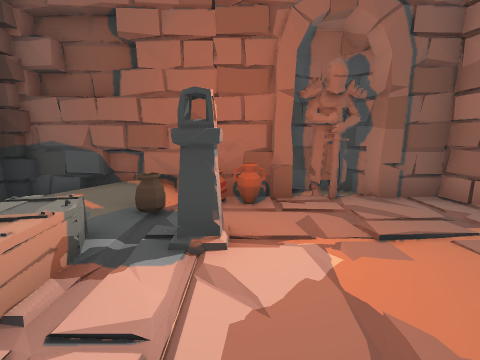
[1] (above)

20 first-person views from a walk through a 3-D level made in the Unity game engine. The camera is 1.3 m above the floor, tilts 10° down and sees 90° across. Doors are open. The floor is counted in squares, 1 m on a side. Each view is taken from the middle of a square. On the plan, view 1 faces up. The plan holds only what a view shows up to about 12 squares ahead; the rest is blank. The place goes on beyond the plan. The player character is not drawn.

[2]
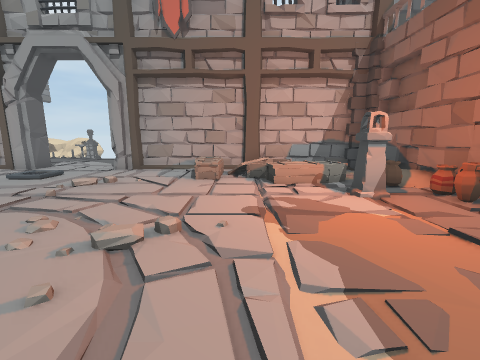

[3]
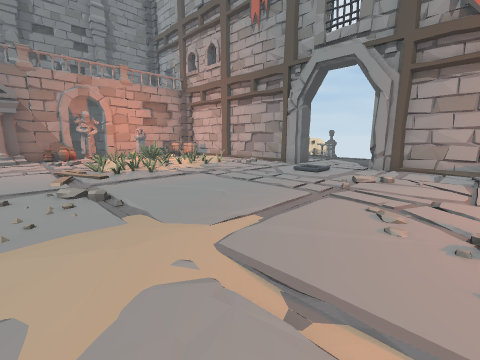

[4]
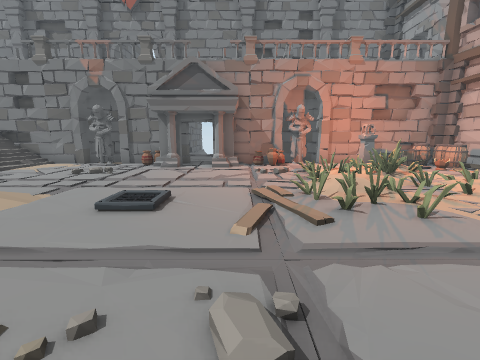

[5]
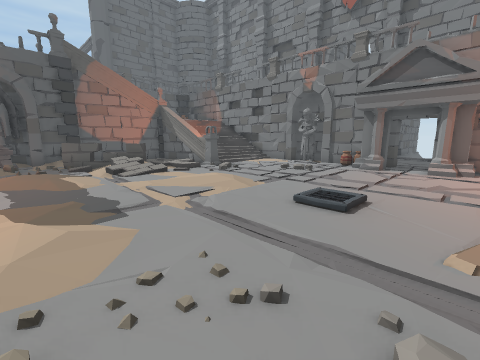

[6]
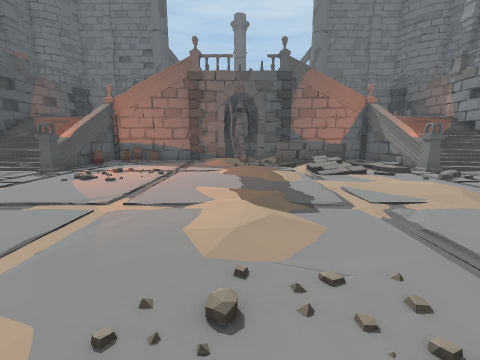

[7]
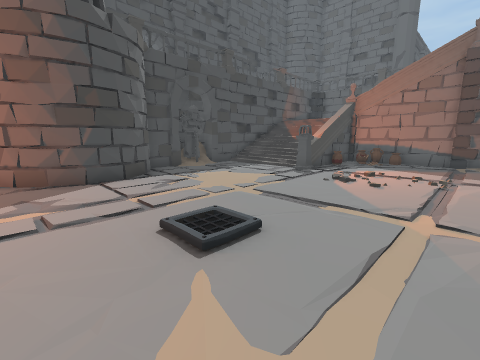

[8]
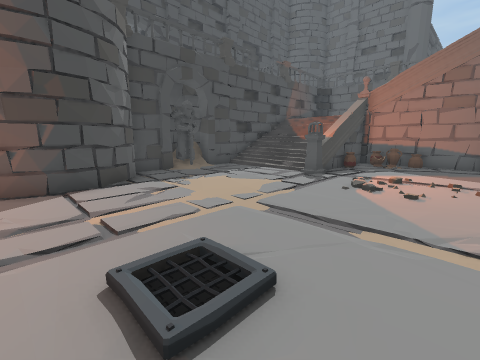

[9]
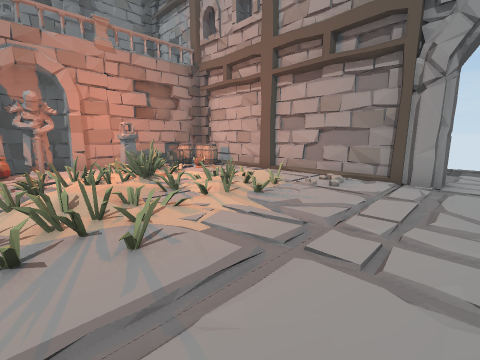

[10]
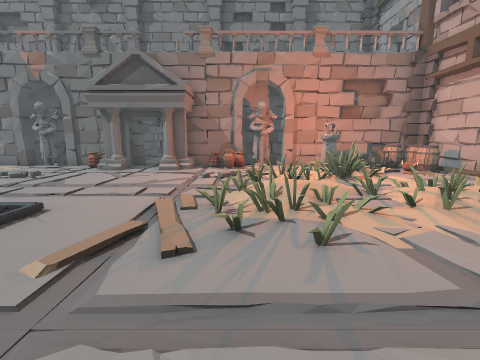

[11]
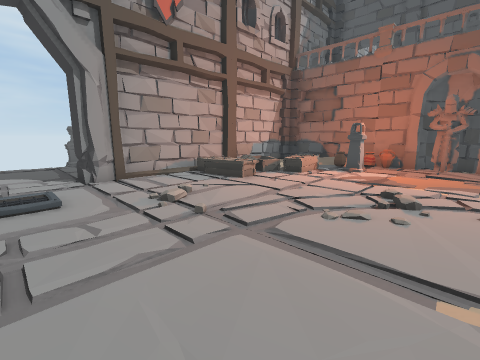

[12]
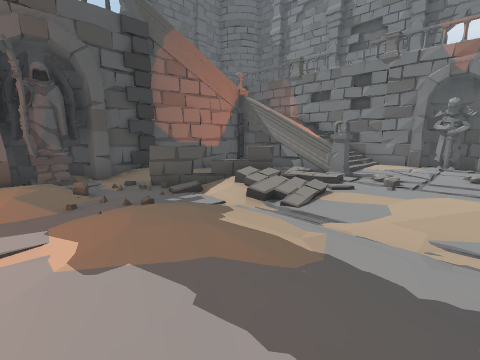

[13]
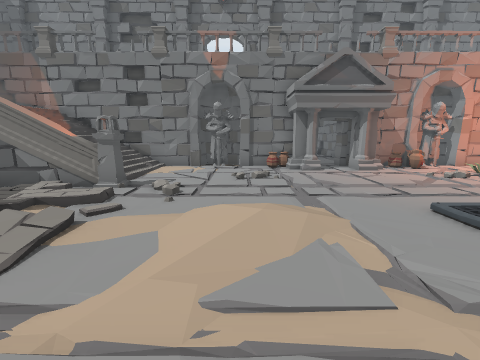

[14]
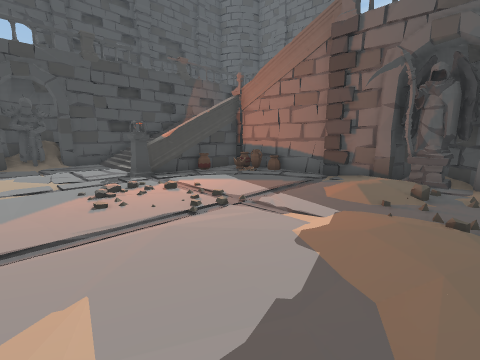

[15]
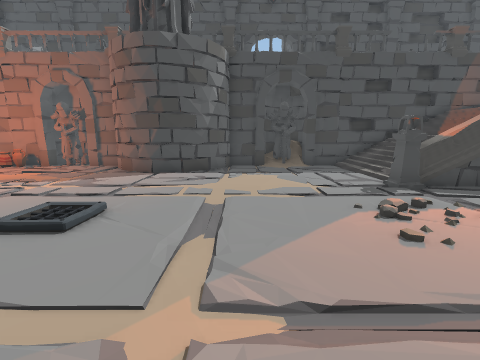

[16]
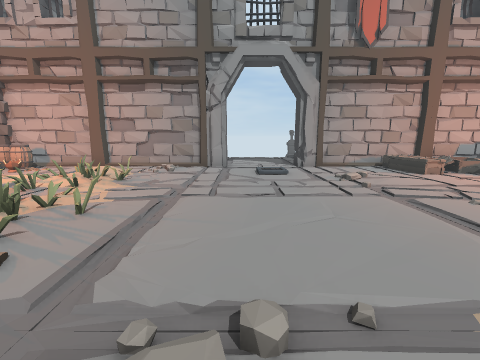

[17]
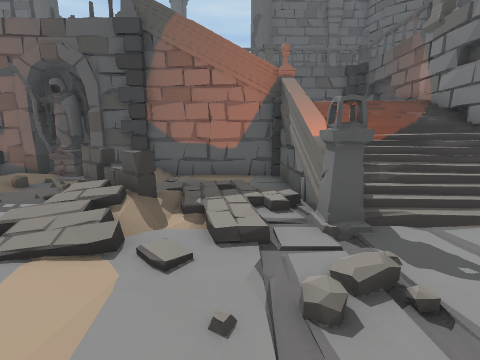

[18]
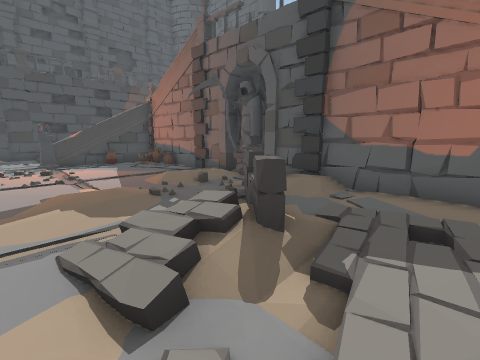

[19]
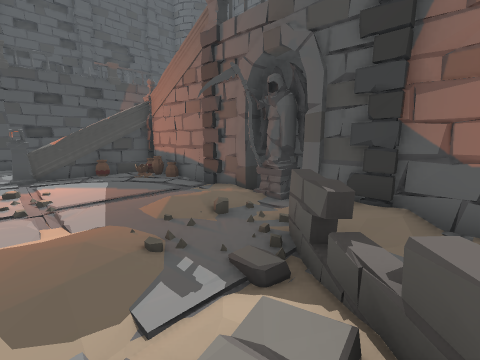

[20]
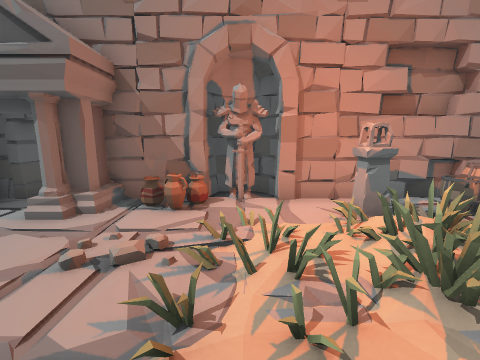

### Floor plan
Key: @ floor where view 1 was taken; # wall or solid block; . main floor; : floor 0.25 m higher than the main floor; + floor 0.75 m higher than the main floor; / step, stairs or slope; D open door; = window, fence, low wall or low ledge; A vase; S statue; P pillar; C coffin; B barrel; O other object.
Columns run from 7 left of view 1 to 21 right of it. Each row starts with its distance up from view 1.
  7          #
  6   #########       ###
  5   #/##AA#S###   ###S#####
  4   #/.A......#####.....==#
  3   #  /PP.....###......:+#
  2   # /O................:+#
  1   # /C................P####
  0   #:/..@.............PP#A#O
 -1   # C...///...............A
 -2  ##/....//................A
 -3  #/.././/.................#
 -4  ##../../.................#
 -5 DD#....................../#
 -6 DD......................//###
 -7 .. ..........//......//.//SS#
 -8 DD...................:///.###
 -9 DD#..................../O.##
-10   #.................// OO/:#
-11   #:...//............/O /..#
-12  ##././///O....../:...   ..#
-13  #/.//O////..........// /..#
-14  ##   ./:/O........//P//..##
-15   #....OO............PP####
-16   #...//..O...........==##
-17   #B.O//./............:+#
-18   #BBOP...AA.O.OO.....:+#
-19   #B#####SAA##D#OA#S#####
-20   ###   ######D######
-21          #         #

Positions as (right, up) in squares from view 1, and headings:
1: (0, 0), facing up
2: (5, 0), facing left
3: (6, -2), facing down-left
4: (5, -7), facing down
5: (5, -7), facing down-right
6: (5, -7), facing right
7: (5, -5), facing up-right
8: (6, -4), facing up-right
9: (3, -8), facing down-left
10: (3, -8), facing down
11: (3, -7), facing up-left
12: (11, -6), facing down-right
13: (11, -8), facing down
14: (11, -8), facing up-right
15: (10, -6), facing up
16: (6, -8), facing left
17: (11, -13), facing right
18: (13, -13), facing up-right
19: (14, -11), facing up-right
20: (2, -13), facing down
